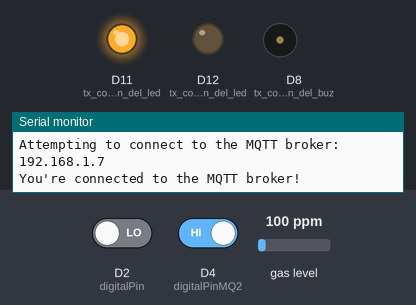
The sketch below on a simulated Arduino MKR. Parts: output pins drawn as LEDs (lit = HIGH), buzzer (waves = sounding, pin HIGH), the last lines printed to the serial monitor. The test bench sets the inputs (shaded band); at power-on: D2 (digitalPin) LOW, D4 (digitalPinMQ2) HIGH, gas level 100 ppm. WiFi joins after 1.5 s; servers stay silent unless stated; no MQTT or app messages arrive unless stated.

Above: at 3.2 s.
3.3 s: D2 (digitalPin) driven HIGH
At 16.3 s:
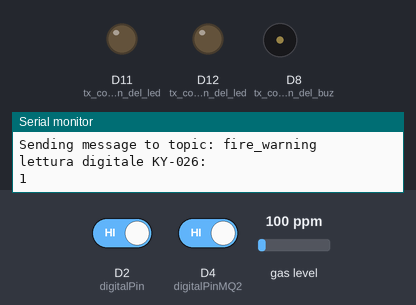
26.5 s: D2 (digitalPin) driven LOW
At 37.2 s:
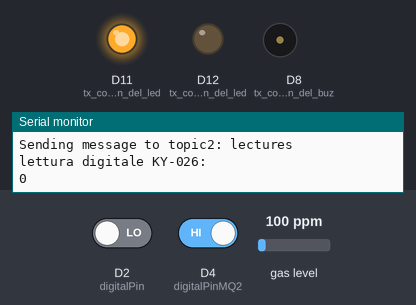
37.5 s: D4 (digitalPinMQ2) driven LOW
At 44.6 s:
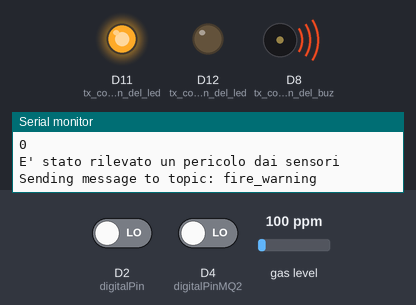
48.5 s: D4 (digitalPinMQ2) driven HIGH
At 57.4 s:
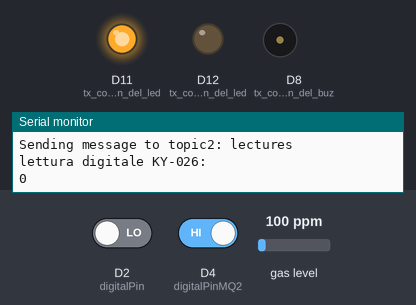
Timing chart, 0 to 58.5 s (numbered marks = the images above; inputs shaded):
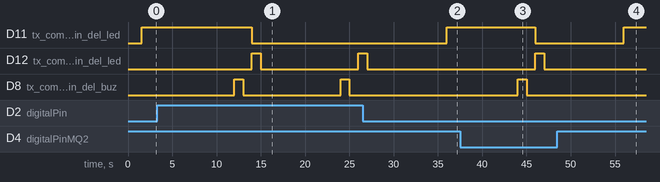

The sketch:

ProgettoIoT_SecondoSensore.ino
```cpp
/*parte per inviare dati al raspberry tramite MQTT*/
#include <ArduinoMqttClient.h>
#include <WiFiNINA.h>
#include "WiFi_config.h"
char ssid[] = SECRET_SSID;     // your network SSID (name)
char pass[] = SECRET_PASS;    // your network password

WiFiClient wifiClient;
MqttClient mqttClient(wifiClient); // client MQTT

const char broker[] = "192.168.1.7";
int        port     = 1883;
const char topic[]  = "fire_warning";
const char topic2[]  = "lectures";
//const char topic3[]  = "real_unique_topic_3";

//set interval for sending messages (milliseconds) to MQTT broker
const long interval = 4000;
unsigned long previousMillis = 0;

int count = 0;
/*fine parte per inviare dati a raspberry tramite MQTT*/

#include <MQ2.h>
#include <Arduino.h>
#include <Wire.h>

#include "Adafruit_SHT31.h"


//variabili per lettura analogica MQ-2:
int Analog_Input = A0; // pin A0 dell'MQ2
int lpg = 0, co = 0, smoke = 0;
MQ2 mq2(Analog_Input);

//variabili per lettura digitale MQ-2:
int digitalPinMQ2 = 4; //MQ-2 digital interface
int digitalValMQ2;


// variabili per lettura SHT-31D:
Adafruit_SHT31 sht31 = Adafruit_SHT31();


//variabili per lettura digitale KY-026:
int digitalPin = 2; // KY-026 digital interface
int digitalVal = 0;


void setup() {
  Serial.begin (9600); // avvio del monitor seriale


  /*tentativo di connessione alla rete wifi e al broker mqtt*/
  Serial.print("Attempting to connect to WPA SSID: ");
  Serial.println(ssid);
  while (WiFi.begin(ssid, pass) != WL_CONNECTED) {
    // failed, retry
    Serial.print(".");
    delay(5000);
  }

  Serial.println("You're connected to the network");
  Serial.println();

  Serial.print("Attempting to connect to the MQTT broker: ");
  Serial.println(broker);

  if (!mqttClient.connect(broker, port)) {
    Serial.print("MQTT connection failed! Error code = ");
    Serial.println(mqttClient.connectError());

    while (1);
  }
  Serial.println("You're connected to the MQTT broker!");
  Serial.println();
  /**/


  pinMode (Analog_Input, INPUT); //rx dati analogici dal pin dell'MQ-2
  pinMode(digitalPinMQ2, INPUT); //rx dati digitali dal pin dell'MQ-2

  pinMode(digitalPin, INPUT); //rx dati digitali dal pin del KY-026

  pinMode (8, OUTPUT); // tx comandi al pin del buzzer
  pinMode (12, OUTPUT); // tx comandi al pin del led rosso
  pinMode (11, OUTPUT);  // tx comandi al pin del led verde

  digitalWrite(11, HIGH); //accendo led verde se le connessioni sono giuste


  /*esegue il setup dello sketch per misurare temperatura e umidità*/
//  Serial.println("SHT31 test");
//  if (!sht31.begin(0x44)) {   // Set to 0x45 for alternate i2c addr
//    Serial.println("Couldn't find SHT31");
//    while (1) delay(1);
//  }


  mq2.begin();
}


void loop() {

  mqttClient.poll(); // manda mess di keep alive per evitare di essere disconnessi dal broker (Raspberry)


  unsigned long currentMillis = millis();

  if (currentMillis - previousMillis >= interval) {
    // save the last time a message was sent
    previousMillis = currentMillis;


    /*lettura dati digitali del KY-026*/
    digitalVal = digitalRead(digitalPin);
    Serial.println("lettura digitale KY-026: ");
    Serial.println(digitalVal);
    delay(4000);

    /*lettura dati digitali dell'MQ-2*/
    digitalValMQ2 = digitalRead(digitalPinMQ2);
    Serial.println("lettura digitale MQ-2: ");
    Serial.println(digitalValMQ2);
    delay(4000);


    if (digitalVal == HIGH || digitalValMQ2 == LOW) {// pensare eventualmente ad un AND e non un OR
      Serial.println("E' stato rilevato un pericolo dai sensori");


      /*eseguo le letture della composizione in ppm dell'MQ-2*/
      float* values = mq2.read(true); //set it false if you don't want to print the values in the Serial
      lpg = mq2.readLPG();
      co = mq2.readCO();
      smoke = mq2.readSmoke();


      Serial.print("Sending message to topic: ");
      Serial.println(topic);

      mqttClient.beginMessage(topic);
      mqttClient.println("PERICOLO RILEVATO DA SENSORE 2");
      mqttClient.endMessage();


      sound();
      cambioLed();


    /*acquisizione valori tempoeratura/umidità*/


//    float t = sht31.readTemperature();
//    Serial.print("Temp *C = "); Serial.print(t); Serial.print("\t\t");
//    float h = sht31.readHumidity();
//    Serial.print("Hum. % = "); Serial.println(h);

    }


  else {// ky low, mq-2 alto


    Serial.print("Sending message to topic2: ");
    Serial.println(topic2);

    mqttClient.beginMessage(topic2);
    mqttClient.println("NESSUN PERICOLO RILEVATO DA SENSORE 2");
    mqttClient.endMessage();

    digitalWrite(11, HIGH); //parto con led verde acceso
  }

  }
}


//funzioni del codice:

/* funzione per scambiare i led da verde a rosso e farlo lampeggiare*/
void cambioLed() {
  digitalWrite (11, LOW); // spengo led verde
  digitalWrite (12, HIGH); // accendo led rosso

  delay (1000);

  digitalWrite (12, LOW); // spengo led rosso
  delay (1000);
}
/*funzione per far suonare il buzzer a intermittenza*/
void sound() {
  digitalWrite (8, HIGH);
  delay (1000);
  digitalWrite (8, LOW);
  delay (1000);
}
```

WiFi_config.h
```cpp
#define SECRET_SSID "Vodafone-45816537" //iPhone di Vero
#define SECRET_PASS "ssbydwlehc7y8cf" //veronica
```

Measured:
- after the input at 3.3 s, D11 (tx_comandi_al_pin_del_led): HIGH → LOW after 10.7 s; D12 (tx_comandi_al_pin_del_led): LOW → HIGH after 10.7 s, → LOW 1.0 s later, → HIGH 11.0 s later; D8 (tx_comandi_al_pin_del_buz): alternates HIGH for 1.0 s and LOW for 11.0 s, starting after 8.7 s
- after the input at 26.5 s, D11 (tx_comandi_al_pin_del_led): LOW → HIGH after 9.5 s; D8 (tx_comandi_al_pin_del_buz): stays LOW (without the input it goes to HIGH after 9.5 s)
- after the input at 37.5 s, D11 (tx_comandi_al_pin_del_led): HIGH → LOW after 8.5 s; D12 (tx_comandi_al_pin_del_led): LOW → HIGH after 8.5 s, → LOW 1.0 s later; D8 (tx_comandi_al_pin_del_buz): LOW → HIGH after 6.5 s, → LOW 1.0 s later
- after the input at 48.5 s, D11 (tx_comandi_al_pin_del_led): LOW → HIGH after 7.5 s; D12 (tx_comandi_al_pin_del_led): stays LOW (without the input it goes to HIGH after 9.5 s); D8 (tx_comandi_al_pin_del_buz): stays LOW (without the input it goes to HIGH after 7.5 s)
